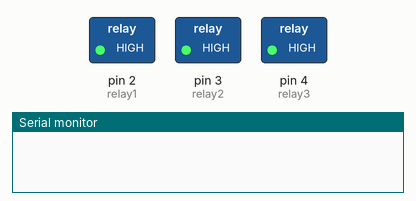
Simulated run of this sketch. Board: Arduino Uno, built with avr-gcc and run on an emulated ATmega328P. On the bench: switched loads named in the sketch (green lamp = pin HIGH), the last lines printed to the serial monitor.

Above: at 0.1 s.
At 3.1 s:
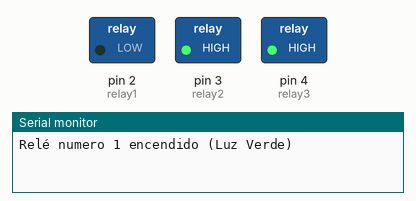
At 51.1 s:
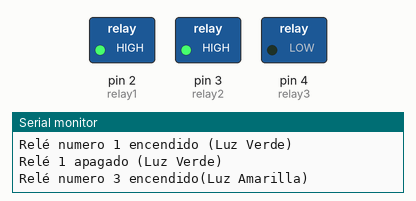
At 99.1 s:
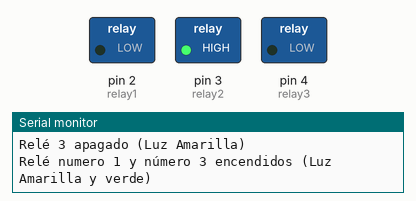
Timing chart, 0 to 100.6 s (numbered marks = the images above):
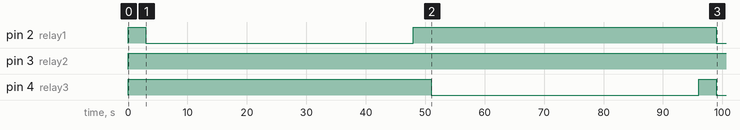

The sketch:

semaforo_3reles.ino
```cpp
/* Autor: Jesús López
   Fecha: 05 de Agosto de 2022
   Titulo: Proyecto iluminación con relé.
   Descripcion: Este programa realizará un encendido de la bombilla a través del relé y comutará, también tendra 2 relés activado al mismo tiempo en un ciclo.

  Conexiones del relé:
    S: pin 2/3
    +: 5V
    -: GND
*/

// Definimos la salida de la señal del rele1 al pin número 2.
int relay1 = 2;

// Definimos la salida de la señal del rele2 al pin número 3.
int relay2 = 3;

// Definimos la salida de la señal del rele3 al pin número 4.
int relay3 = 4;


// Configuración


void setup() {
  pinMode(relay1, OUTPUT); // Configuramos que el primer relé es una salida o OUTPUT de la placa, pin "D2".
  pinMode(relay2, OUTPUT); // Configuramos que el segundo relé es una salida o OUTPUT de la placa, pin "D3".
  pinMode(relay3, OUTPUT); // Configuramos que el tercer relé es una salida o OUTPUT de la placa, pin "D4".
  Serial.begin(9600); // Abrir el puerto serie a la velocidad de 9600bps para transferencia de datos.
}

 // Código principal en búcle infinito
void loop() {
  //Empezamos con los relés apagados
  digitalWrite(relay1, HIGH);  // Envia señal ALTA (5V) al primer relé.
  digitalWrite(relay2, HIGH);  // Envia señal ALTA (5V) al relé número dos.
  digitalWrite(relay3, HIGH);  // Envia señal ALTA (5V) al relé número tres.
  delay(3000);

  // Encendido del relé número 1 (Luz verde)
  digitalWrite(relay1, LOW); // Envia señal BAJA (0V) al primer relé.
  Serial.println("Relé numero 1 encendido (Luz Verde)");
  delay(45000);           // 45 segundo encendido
  // Apagado del relé número 1
  digitalWrite(relay1, HIGH);  // Envia señal ALTA (5V) al primer relé.
  Serial.println("Relé 1 apagado (Luz Verde)");
  delay(3000);           // 3 segundos apagado

  // Encendido del relé número 3 (Luz Amarilla)
  digitalWrite(relay3, LOW); // Envia señal BAJA (0V) al tercer relé.
  Serial.println("Relé numero 3 encendido(Luz Amarilla)");
  delay(45000);           // 45 segundos encendido.
  // Apagado del relé número 3
  digitalWrite(relay3, HIGH);  // Envia señal ALTA (5V) al relé número tres.
  Serial.println("Relé 3 apagado (Luz Amarilla)");
  delay(3000);           // 3 segundos apagado.

// Encendido de 2 relés (Luz verde y amarilla)
  digitalWrite(relay1, LOW); // Envia señal BAJA (0V) al primer relé.
  digitalWrite(relay3, LOW); // Envia señal BAJA (0V) al tercer relé.
  Serial.println("Relé numero 1 y número 3 encendidos (Luz Amarilla y verde)");
  delay(45000);           // 45 segundos encendido

// Apagado de los dos reles
  digitalWrite(relay1, HIGH);  // Envia señal ALTA (5V) al primer relé.
  digitalWrite(relay3, HIGH);  // Envia señal ALTA (5V) al relé número tres.
  Serial.println("Relé 1 y 3 apagados (Luz Amarilla y verde)");
  delay(3000);           // 3 segundo

  // Encendido del relé número 2 (Luz Roja)
  digitalWrite(relay2, LOW); // Envia señal BAJA (0V) al segundo relé.
  Serial.println("Relé numero 2 encendido (Luz Roja)");
  delay(45000);           // 45 segundos encendido
  // Apagado del relé número 2
  digitalWrite(relay2, HIGH);  // Envia señal ALTA (5V) al relé número dos.
  Serial.println("Relé 2 apagado (Luz Roja)");
}
```

Measured:
- by itself, pin 2 (relay1): LOW → HIGH at 0.00 s, → LOW 3.0 s later, → HIGH 45.0 s later, → LOW 51.0 s later
- by itself, pin 3 (relay2): LOW → HIGH at 0.00 s
- by itself, pin 4 (relay3): LOW → HIGH at 0.00 s, → LOW 51.0 s later, → HIGH 45.0 s later, → LOW 3.0 s later
